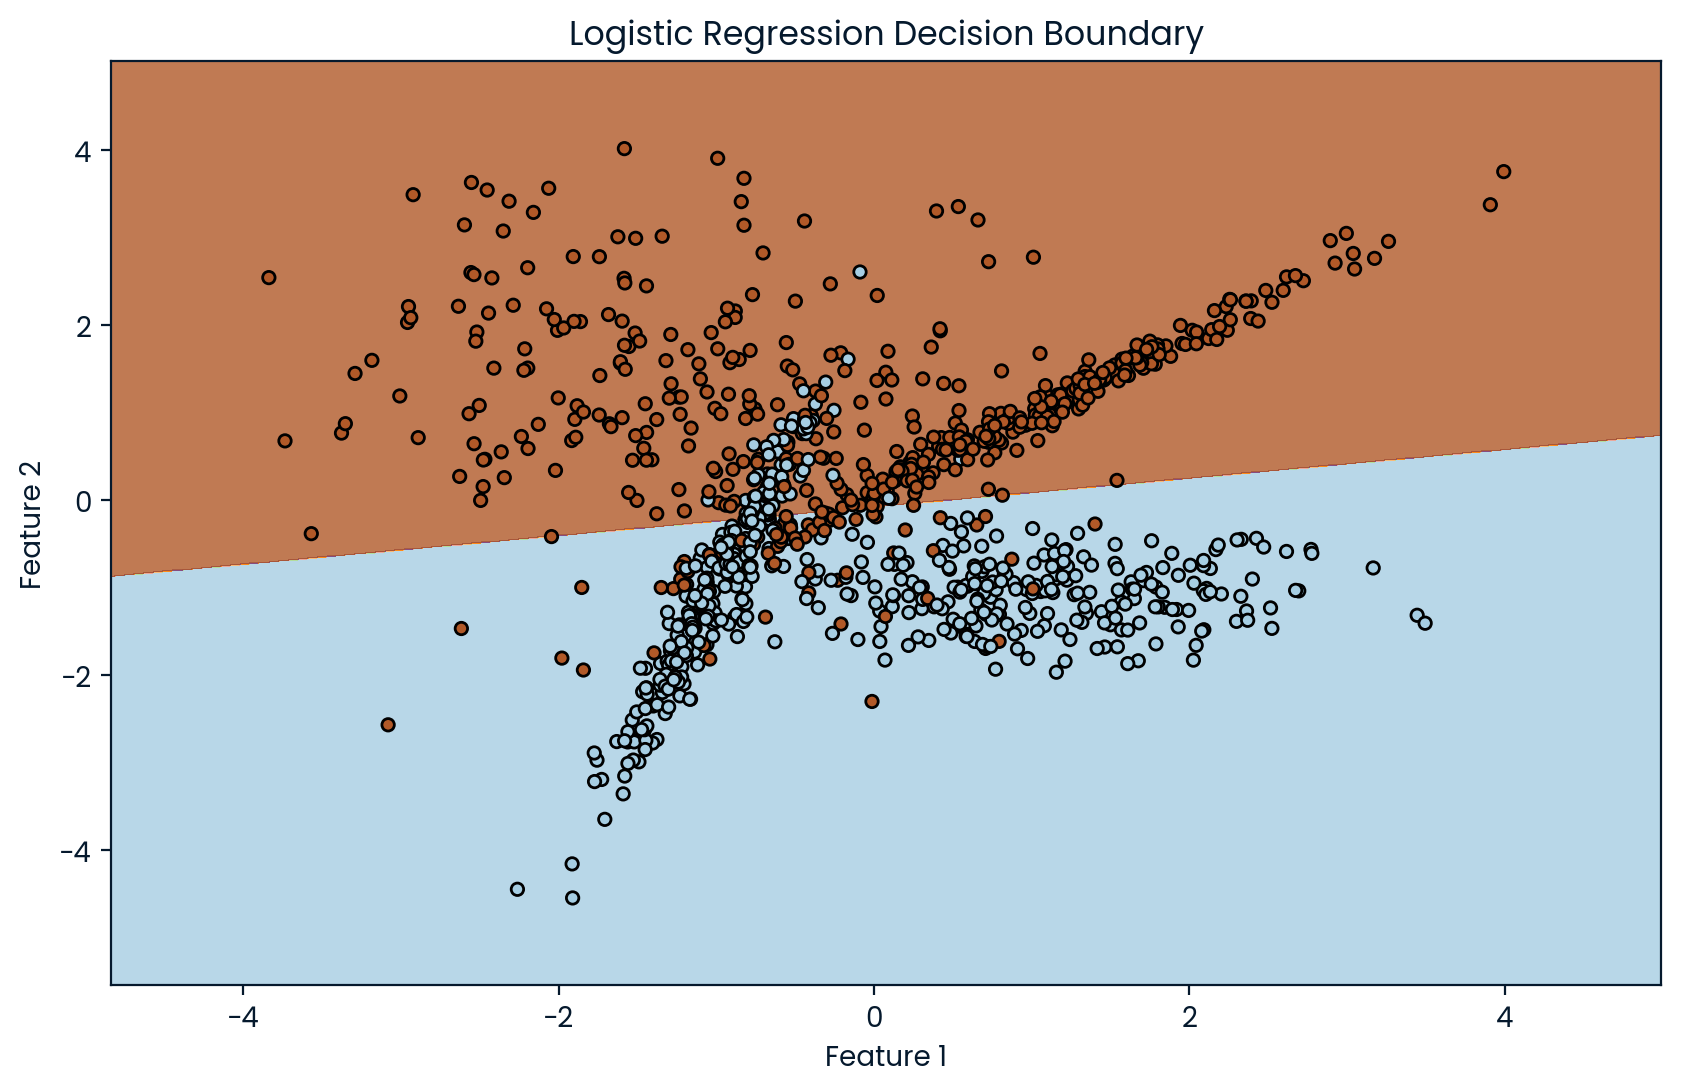

Here is the Python script that generated this plot:
import numpy as np
import matplotlib.pyplot as plt
from sklearn.datasets import make_classification
from sklearn.linear_model import LogisticRegression
from sklearn.model_selection import train_test_split

# Generate a synthetic dataset
X, y = make_classification(n_samples=1000, n_features=2, n_informative=2, n_redundant=0, random_state=42)

# Split the dataset into training and testing sets
X_train, X_test, y_train, y_test = train_test_split(X, y, test_size=0.3, random_state=42)

# Create and train the Logistic Regression model
model = LogisticRegression()
model.fit(X_train, y_train)

# Plot decision boundary
plt.figure(figsize=(10, 6))
x_min, x_max = X[:, 0].min() - 1, X[:, 0].max() + 1
y_min, y_max = X[:, 1].min() - 1, X[:, 1].max() + 1
xx, yy = np.meshgrid(np.arange(x_min, x_max, 0.01), np.arange(y_min, y_max, 0.01))
Z = model.predict(np.c_[xx.ravel(), yy.ravel()])
Z = Z.reshape(xx.shape)
plt.contourf(xx, yy, Z, alpha=0.8, cmap=plt.cm.Paired)
plt.scatter(X[:, 0], X[:, 1], c=y, edgecolors='k', marker='o', s=20, cmap=plt.cm.Paired)
plt.title('Logistic Regression Decision Boundary')
plt.xlabel('Feature 1')
plt.ylabel('Feature 2')
plt.show()
